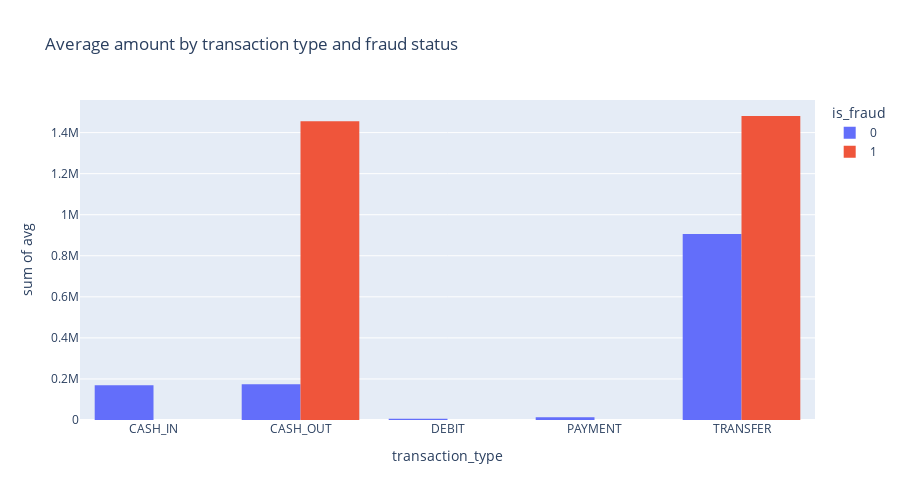

Notebook code for this chart:
### Code cell
fig6 = px.histogram(avg_by_isfraud, x="transaction_type", y="avg", title="Average amount by transaction type and fraud status",
             color='is_fraud', barmode='group',
             height=500)
fig6.show()

### Figure 1 — Plotly figure (JSON) as saved in the notebook; plotly's stock layout.template omitted (floating-point values rounded to 4 significant figures)
{"data": [{"alignmentgroup": "True", "bingroup": "x", "histfunc": "sum", "hovertemplate": "is_fraud=0<br>transaction_type=%{x}<br>sum of avg=%{y}<extra></extra>", "legendgroup": "0", "marker": {"color": "#636efa", "pattern": {"shape": ""}}, "name": "0", "offsetgroup": "0", "orientation": "v", "showlegend": true, "type": "histogram", "x": ["CASH_IN", "CASH_OUT", "DEBIT", "PAYMENT", "TRANSFER"], "xaxis": "x", "y": [168900.0, 173900.0, 5484.0, 13060.0, 906200.0], "yaxis": "y"}, {"alignmentgroup": "True", "bingroup": "x", "histfunc": "sum", "hovertemplate": "is_fraud=1<br>transaction_type=%{x}<br>sum of avg=%{y}<extra></extra>", "legendgroup": "1", "marker": {"color": "#EF553B", "pattern": {"shape": ""}}, "name": "1", "offsetgroup": "1", "orientation": "v", "showlegend": true, "type": "histogram", "x": ["CASH_OUT", "TRANSFER"], "xaxis": "x", "y": [1455000.0, 1481000.0], "yaxis": "y"}], "layout": {"barmode": "group", "height": 500, "legend": {"title": {"text": "is_fraud"}, "tracegroupgap": 0}, "title": {"text": "Average amount by transaction type and fraud status"}, "xaxis": {"anchor": "y", "domain": [0, 1], "title": {"text": "transaction_type"}}, "yaxis": {"anchor": "x", "domain": [0, 1], "title": {"text": "sum of avg"}}}}
